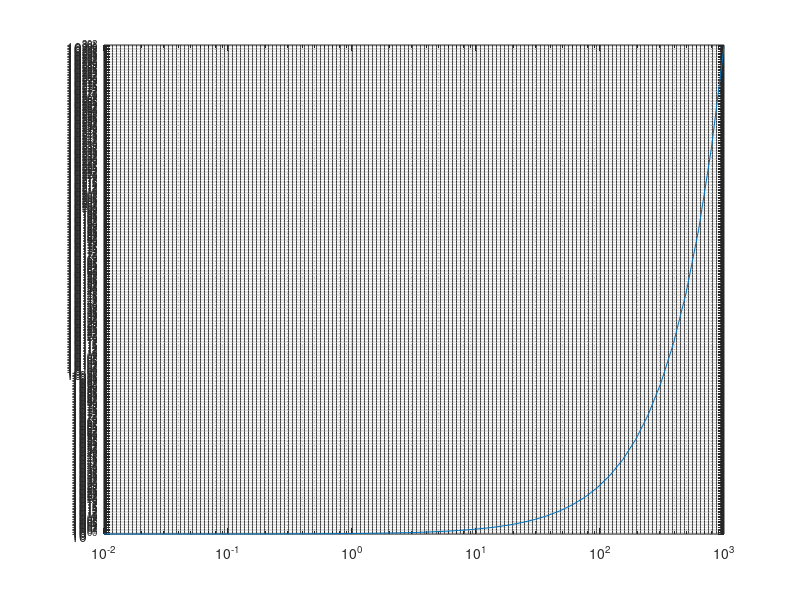

The MATLAB source for this figure:
x = logspace(-2,3);
% generate a row vector x of 50 logarithmically spaced points between decades 10^-2 and 10^3
y = 2.^x;
% assign 2 (elementwise) pwoer by x to y
loglog(x,y)
% plot x and y
grid on
% show the grid lines